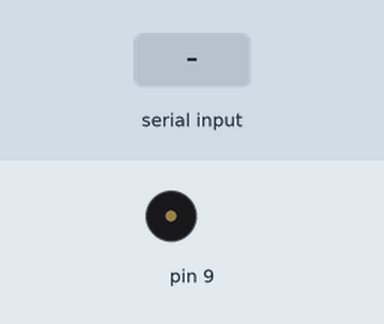
A sketch run on a simulated Arduino Uno, built with avr-gcc and run on an emulated ATmega328P. Shown: buzzer (waves = sounding). The inputs (shaded band) are chosen by the test bench.

Above: at 1.2 s.
1.3 s: "H" received over Serial
Timing chart, 0 to 4.3 s (numbered marks = the images above; inputs shaded):
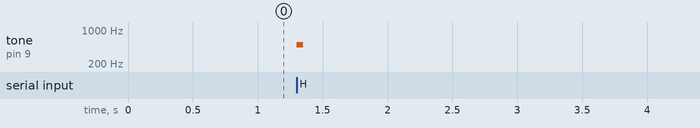

Measured:
- after the input at 1.3 s, tone on pin 9: silent → 500 Hz at once, → silent 0.05 s later

The sketch:

VerBrarIno.ino
```cpp
void setup() {
  pinMode(9, OUTPUT);
  Serial.begin(9600);
}

void loop() {
    if(Serial.read() == 'H'){
      tone(9,500,50);
    }


}
```
